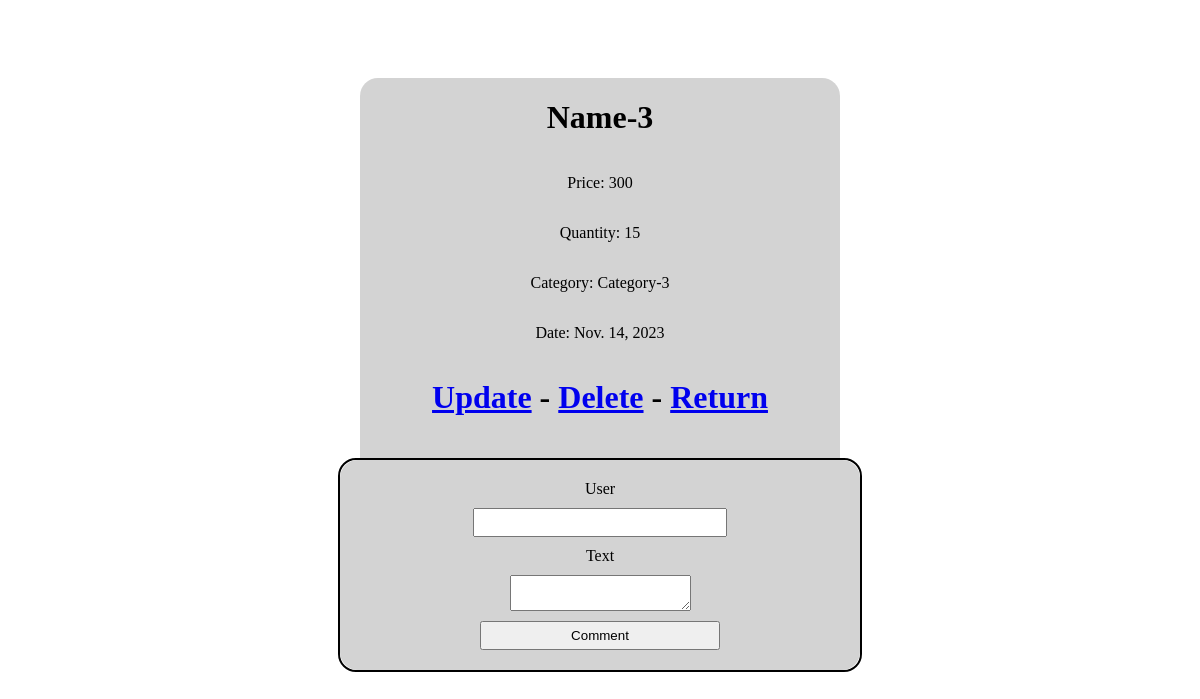
Page /product/name-3/ on the earlier database version.
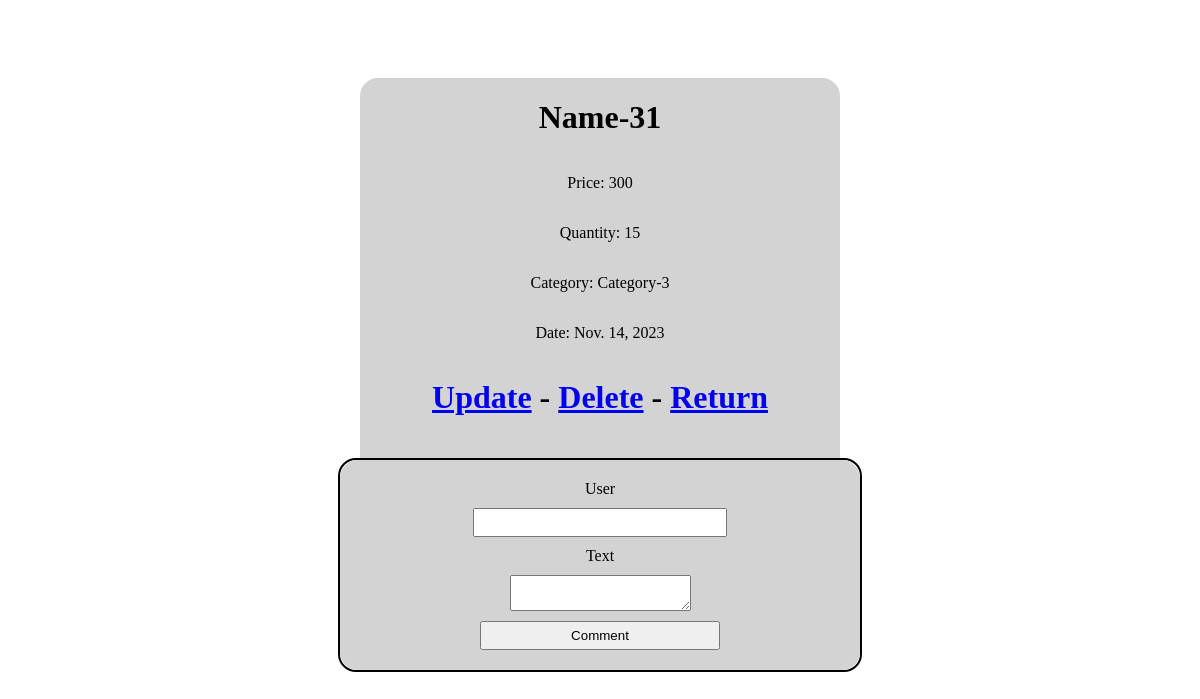
Same page on the later database version.
### show_info/models.py (models this page shows, shortened)
class Product(models.Model):
    name = models.CharField('Product name', max_length=255)
    price = models.PositiveIntegerField('Price')
    quantity = models.PositiveIntegerField('Quantity')
    category = models.ForeignKey('Category', on_delete=models.SET_NULL, null=True, verbose_name='Category')
    date = models.DateField('Date add', auto_now_add=True)
    slug = models.SlugField('Slug', max_length=255, unique=True, null=True, blank=True)

class Category(models.Model):
    name = models.CharField('Category name', max_length=255)
    def __str__(self):
        return self.name

### show_info/views.py (the view)
# urls.py: path('product/<slug:p_slug>/', views.product_detail_page, name='product_detail_page'),
def product_detail_page(request, p_slug):
    product = Product.objects.get(slug=p_slug)
    return render(request, 'show_info/product_detail.html', {'title': 'Product Detail', 'product': product})

### show_info/templates/show_info/product_detail.html (shortened to what this page needs)
{% extends 'show_info/layout.html' %}
{% block content %}
    <div class="card_info">
        <h1>{{ product.name }}</h1>
        <p>Price: {{ product.price }}</p>
        <p>Quantity: {{ product.quantity }}</p>
        <p>Category: {{ product.category }}</p>
        <p>Date: {{ product.date }}</p>
        <div>
            <h1>
            <a href="{% url 'product_update_page' product.slug %}">Update</a>
            - <a href="{% url 'product_delete_page' product.slug %}">Delete</a>
            - <a href="{% url 'product_list_page' %}">Return</a></h1>
        </div>
        <div class="comment">
            <form action="{% url 'comment_create'  product.slug %}" method="post">
                <label for="username_id">User</label>
                <input type="text" name="username" id="username_id">
                <label for="comment_id">Text</label>
                <textarea type="text" name="comment" id="comment_id"></textarea>
                <input type="submit" value="Comment">
            </form>
        </div>
    </div>
{% endblock %}

Differences in the rows shown:
changed Product "Category-3": name "Name-3" → "Name-31"
